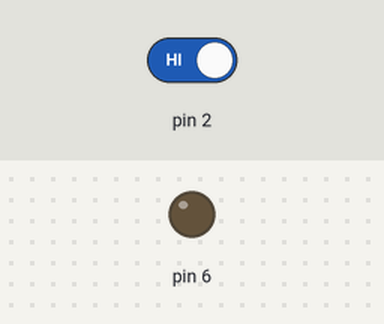
Recording of a sketch running on a simulated Arduino Uno, built with avr-gcc and run on an emulated ATmega328P. Shown: output pins drawn as LEDs (lit = HIGH). The inputs (shaded band) are chosen by the test bench; at power-on: pin 2 HIGH.

Above: at 1.2 s.
1.3 s: pin 2 driven LOW
At 1.8 s:
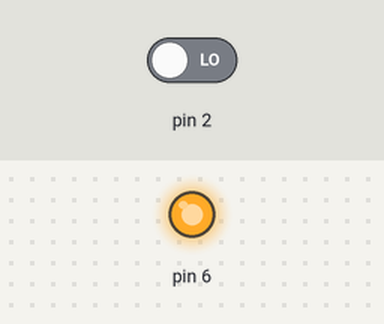
2.8 s: pin 2 driven HIGH
At 4.1 s:
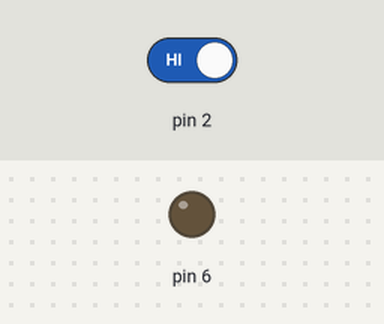
Timing chart, 0 to 5.8 s (numbered marks = the images above; inputs shaded):
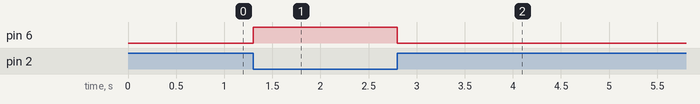

The sketch:

switch_01.ino
```cpp
// C++ code
//
void setup()
{
  pinMode(6, OUTPUT);
  pinMode(2, INPUT);
}

void loop()
{
  if(digitalRead(2) == LOW) {
    digitalWrite(6, HIGH);
  } else {
    digitalWrite(6, LOW);
  }

}
```

Measured:
- after the input at 1.3 s, pin 6: LOW → HIGH at once
- after the input at 2.8 s, pin 6: HIGH → LOW at once
